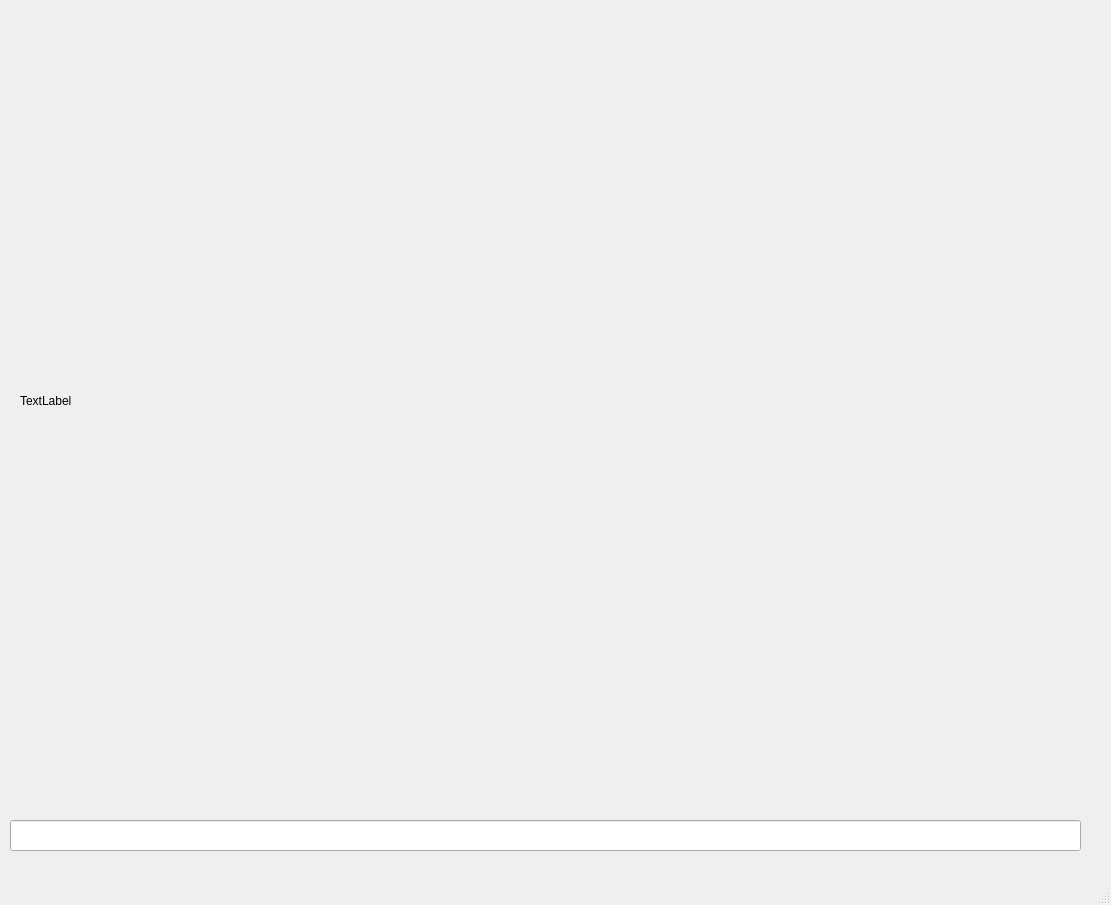
<?xml version="1.0" encoding="UTF-8"?>
<ui version="4.0">
 <class>MainWindow</class>
 <widget class="QMainWindow" name="MainWindow">
  <property name="geometry">
   <rect>
    <x>0</x>
    <y>0</y>
    <width>1111</width>
    <height>905</height>
   </rect>
  </property>
  <property name="windowTitle">
   <string>MainWindow</string>
  </property>
  <widget class="QWidget" name="centralwidget">
   <widget class="QLineEdit" name="search_line">
    <property name="geometry">
     <rect>
      <x>10</x>
      <y>820</y>
      <width>1071</width>
      <height>31</height>
     </rect>
    </property>
   </widget>
   <widget class="QLabel" name="map_label">
    <property name="geometry">
     <rect>
      <x>20</x>
      <y>10</y>
      <width>1051</width>
      <height>781</height>
     </rect>
    </property>
    <property name="text">
     <string>TextLabel</string>
    </property>
   </widget>
  </widget>
  <widget class="QMenuBar" name="menubar">
   <property name="geometry">
    <rect>
     <x>0</x>
     <y>0</y>
     <width>1111</width>
     <height>21</height>
    </rect>
   </property>
  </widget>
  <widget class="QStatusBar" name="statusbar"/>
 </widget>
 <resources/>
 <connections/>
</ui>
